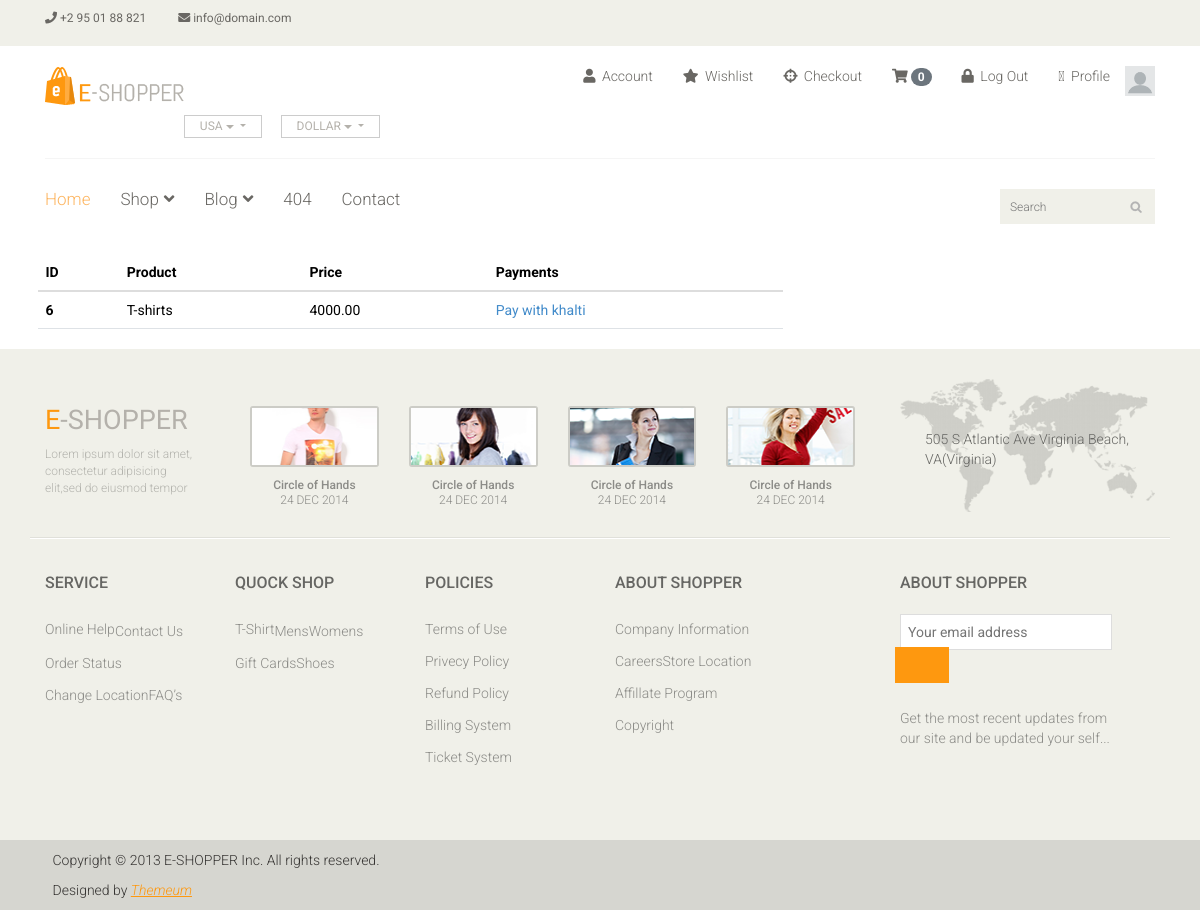
Screenshot of /your_order/ (signed in) with the database file from the repository.
### main/models.py (models this page shows, shortened)
class Order(models.Model):
    product=models.CharField(max_length=100,default="")
    user=models.ForeignKey(User, on_delete=models.CASCADE)
    price=models.CharField(max_length=100)
    quantity=models.PositiveIntegerField()
    total=models.FloatField()
    image=models.ImageField(upload_to='order/image')
    phone=models.CharField(max_length=12)
    isPay=models.BooleanField(default=False)
    date=models.DateField(default=datetime.now())
    address=models.CharField(max_length=100,default="")

### main/views.py (the view)
# urls.py: path('your_order/',your_order,name='your_order'),
@login_required(login_url='log_in')
def your_order(request):
    uid=request.session.get('_auth_user_id')
    user=User.objects.get(pk=uid)
    order=Order.objects.filter(user=user)
    return render(request,'main/your_order.html',{'order':order})

### templates/main/your_order.html (shortened to what this page needs)
{% extends "base.html" %}
{% block content %}
{% load static %}
<div class="container">
    <div class="row">
        <div class="col-8">
            <table class="table">
                <thead>
                  <tr>
                    <th scope="col">ID</th>
                    <th scope="col">Product</th>
                    <th scope="col">Price</th>
                    <th scope="col">Payments</th>
                  </tr>
                </thead>
                <tbody>
                    {% for i in order %}
                  <tr>
                    <th scope="row">{{i.id}}</th>
                    <td>{{i.product}}</td>
                    <td>{{i.price}}</td>
                    <td>
                        {% if i.isPay %}
                        paid
                        {% else %}
                        <a href="{% url 'initkhalti' i.id %}">Pay with khalti</a>
                        {% endif %}
                    </td>
                  </tr>
                  {% endfor %}
                </tbody>
              </table>
        </div>
    </div>
</div>
{% endblock %}

### static/css/main.css (style rules this page uses)
body { font-family: 'Roboto', sans-serif; background:white; position: relative; font-weight:400px; }
a { -webkit-transition: 300ms; -moz-transition: 300ms; -o-transition: 300ms; transition: 300ms; }

### static/css/product.css (style rules this page uses)
:root { --font1: 'Heebo', sans-serif; --font2: 'Fira Sans Extra Condensed', sans-serif; --font3: 'Roboto', sans-serif; --btnbg: #ffcc00; --btnfontcolor: rgb(61, 61, 61); --btnfontcolorhover: rgb(255, 255, 255); --btnbghover: #ffc116; --btnactivefs: rgb(241, 195, 46); --label-index: #960796; --danger-index: #5bc257; --link-color: #000; --link-color-hover: #fff; --bg-content-color: #ffcc00; }

### rows the page displays
Order: id "6", product "T-shirts", price "4000.00", isPay "Pay with khalti"

### other values shown
{{ request.session.cart|length }} "0"
